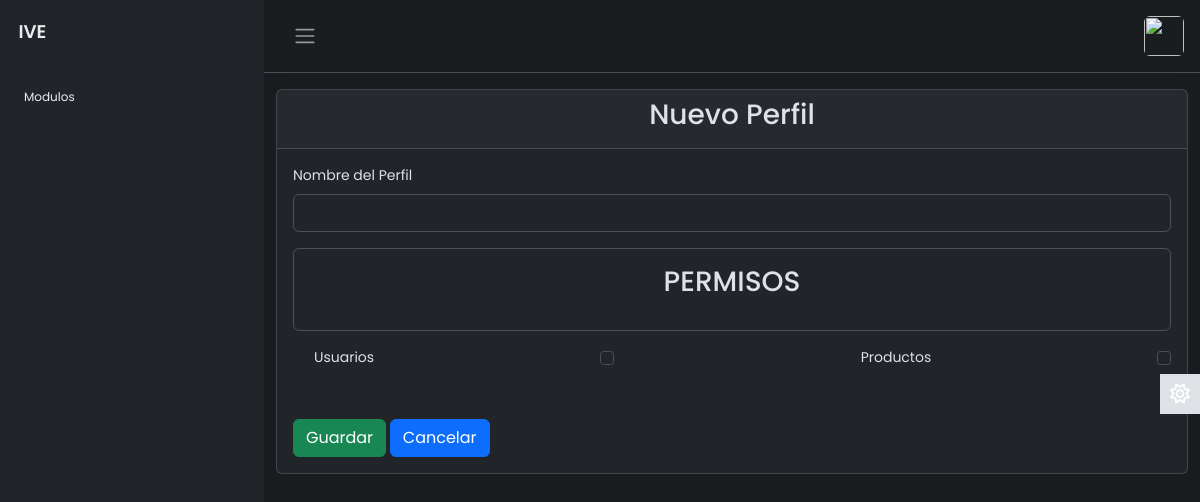
Before: /modulos/perfiles/AltaPerfil.php (signed in) with the older database file.
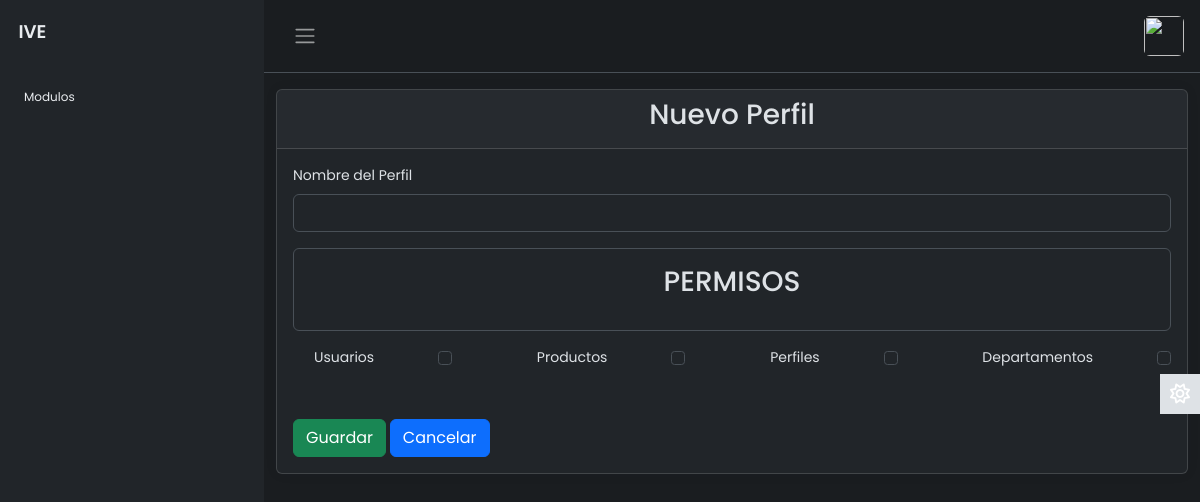
After: the same page with the newer database file.
### tables this page shows
CREATE TABLE `permisos` (
  `idPermiso` int(11) NOT NULL,
  `NombrePermiso` varchar(50) DEFAULT NULL
);

### modulos/perfiles/MostrarPermisos.php (the view, shortened to what this page needs)
<?php
require("../../config/dbcontext.php");
$sql = "SELECT * FROM Permisos";
$result = $link->query($sql);
if ($result->num_rows > 0) {
    while ($row = $result->fetch_assoc()) { ?>
            <label class="form-check-label" for="permiso<?php echo $row['idPermiso']; ?>">
                <?php echo $row['NombrePermiso'] ?>
            </label>
            <input class="form-check-input" type="checkbox" name="permisos" value="<?php echo $row['NombrePermiso']; ?>" id="permiso<?php echo $row['NombrePermiso']; ?>">
<?php
    }
} else {
    echo "0 results";
}
?>

### layout/top.php (shortened to what this page needs)
<!DOCTYPE html>
<html lang="en" data-bs-theme="dark">
<head>
    <link href="https://cdn.jsdelivr.net/npm/bootstrap@5.3.3/dist/css/bootstrap.min.css" rel="stylesheet">
    <link rel="stylesheet" href="https://cdnjs.cloudflare.com/ajax/libs/font-awesome/6.4.2/css/all.min.css" />
    <link rel="stylesheet" href="http://localhost/layout/style.css">
    <link rel="stylesheet" href="http://localhost/layout/buttons.css">
    <link href="https://cdn.jsdelivr.net/npm/vanilla-datatables@latest/dist/vanilla-dataTables.min.css" rel="stylesheet" type="text/css">
</head>
<body>
    <div class="wrapper">
        <aside id="sidebar" class="js-sidebar">
            <div class="h-100">
                <div class="sidebar-logo">
                    <a href="/">IVE</a>
                </div>
                <ul class="sidebar-nav">
                    <li class="sidebar-header">
                        Modulos
                    </li>
                </ul>
            </div>
        </aside>
        <div class="main">
            <nav class="navbar navbar-expand px-3 border-bottom">
                <button class="btn" id="sidebar-toggle" type="button">
                    <span class="navbar-toggler-icon"></span>
                </button>
                <div class="navbar-collapse navbar">
                    <ul class="navbar-nav">
                        <li class="nav-item dropdown">
                            <a href="#" data-bs-toggle="dropdown" class="nav-icon pe-md-0">
                                <img src="" class="avatar img-fluid rounded" alt="">
                            </a>
                        </li>
                    </ul>
                </div>
            </nav>

### modulos/perfiles/AltaPerfil.php (shortened to what this page needs)
<?php
include("../../layout/top.php")
?>
<div class="container mt-3">
    <div class="card">
        <div class="card-header">
            <h3 class="d-flex justify-content-center">Nuevo Perfil</h3>
        </div>
        <div class="card-body">
            <form id="formPerfil">
                <div class="mb-3">
                        <label for="Nombre" class="form-label">Nombre del Perfil</label>
                        <input type="text" class="form-control" name="nombre" id="nombre">
                </div>
                <div class="mb-3 p-3 border rounded">
                    <h3 class="text-center mb-3">PERMISOS</h3>
                </div>
                <div class="form-check d-flex justify-content-between mb-2">
                <?php include("./MostrarPermisos.php") ?>
                </div>
                <div class="gap-2 mt-5">
                <button type="submit" class="btn btn-success">Guardar</button>
                <a class="btn btn-primary" href="index.php" role="button">Cancelar</a>
                </div>
            </form>
        </div>
    </div>
</div>
<?php
include("../../layout/foot.php")
?>

### layout/foot.php (shortened to what this page needs)
<a href="#" class="theme-toggle">
    <i class="fa-regular fa-sun"></i>
</a>
</div>
</div>
</body>
</html>

### layout/style.css (style rules this page uses)
body { font-family: 'Poppins', sans-serif; font-size: 0.875rem; opacity: 1; overflow-y: scroll; margin: 0; }
a { cursor: pointer; text-decoration: none; font-family: 'Poppins', sans-serif; }
li { list-style: none; }
.wrapper { align-items: stretch; display: flex; width: 100%; }
#sidebar { max-width: 264px; min-width: 264px; background: var(--bs-dark); transition: all 0.35s ease-in-out; }
.main { display: flex; flex-direction: column; min-height: 100vh; min-width: 0; overflow: hidden; transition: all 0.35s ease-in-out; width: 100%; background: var(--bs-dark-bg-subtle); }
.sidebar-logo { padding: 1.15rem; }
.sidebar-logo a { color: #e9ecef; font-size: 1.15rem; font-weight: 600; }
.sidebar-nav { flex-grow: 1; list-style: none; margin-bottom: 0; padding-left: 0; margin-left: 0; }
.sidebar-header { color: #e9ecef; font-size: .75rem; padding: 1.5rem 1.5rem .375rem; }
.avatar { height: 40px; width: 40px; }
.navbar-expand .navbar-nav { margin-left: auto; }
.card { box-shadow: 0 0 .875rem 0 rgba(34, 46, 60, .05); margin-bottom: 24px; }
.theme-toggle { position: fixed; top: 50%; transform: translateY(-65%); text-align: center; z-index: 10; right: 0; left: auto; border: none; background-color: var(--bs-body-color); }
html[data-bs-theme="dark"] .theme-toggle .fa-sun, html[data-bs-theme="light"] .theme-toggle .fa-moon { cursor: pointer; padding: 10px; display: block; font-size: 1.25rem; color: #FFF; }

Changed rows visible on the page:
added permisos: NombrePermiso "Perfiles"
added permisos: NombrePermiso "Departamentos"
